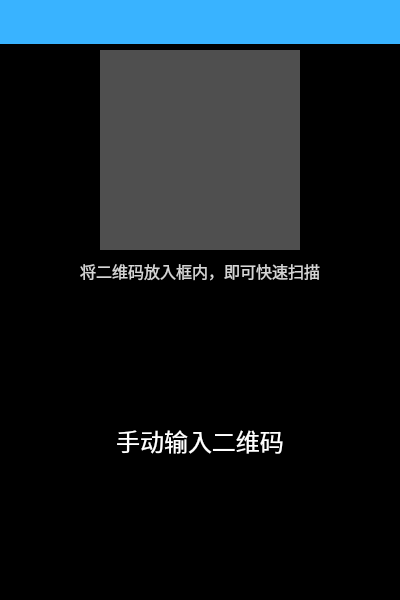
<?xml version="1.0" encoding="UTF-8"?>
<ui version="4.0">
 <class>AssetPage</class>
 <widget class="QWidget" name="AssetPage">
  <property name="geometry">
   <rect>
    <x>0</x>
    <y>0</y>
    <width>400</width>
    <height>600</height>
   </rect>
  </property>
  <property name="windowTitle">
   <string>Form</string>
  </property>
  <property name="styleSheet">
   <string notr="true">background-color: rgb(0, 0, 0);</string>
  </property>
  <layout class="QVBoxLayout" name="verticalLayout">
   <property name="leftMargin">
    <number>0</number>
   </property>
   <property name="topMargin">
    <number>0</number>
   </property>
   <property name="rightMargin">
    <number>0</number>
   </property>
   <item>
    <widget class="TitleBar" name="titleBar" native="true">
     <property name="minimumSize">
      <size>
       <width>0</width>
       <height>44</height>
      </size>
     </property>
     <property name="maximumSize">
      <size>
       <width>16777215</width>
       <height>50</height>
      </size>
     </property>
     <property name="styleSheet">
      <string notr="true">background-color: rgb(57, 179, 255);</string>
     </property>
    </widget>
   </item>
   <item>
    <layout class="QHBoxLayout" name="horizontalLayout">
     <item>
      <spacer name="horizontalSpacer">
       <property name="orientation">
        <enum>Qt::Horizontal</enum>
       </property>
       <property name="sizeHint" stdset="0">
        <size>
         <width>40</width>
         <height>20</height>
        </size>
       </property>
      </spacer>
     </item>
     <item>
      <widget class="QLabel" name="camera">
       <property name="minimumSize">
        <size>
         <width>200</width>
         <height>200</height>
        </size>
       </property>
       <property name="maximumSize">
        <size>
         <width>200</width>
         <height>16777215</height>
        </size>
       </property>
       <property name="styleSheet">
        <string notr="true">background-color: rgb(79, 79, 79);</string>
       </property>
       <property name="text">
        <string/>
       </property>
      </widget>
     </item>
     <item>
      <spacer name="horizontalSpacer_2">
       <property name="orientation">
        <enum>Qt::Horizontal</enum>
       </property>
       <property name="sizeHint" stdset="0">
        <size>
         <width>40</width>
         <height>20</height>
        </size>
       </property>
      </spacer>
     </item>
    </layout>
   </item>
   <item>
    <widget class="QLabel" name="label">
     <property name="minimumSize">
      <size>
       <width>0</width>
       <height>30</height>
      </size>
     </property>
     <property name="font">
      <font>
       <family>华文宋体</family>
       <pointsize>12</pointsize>
      </font>
     </property>
     <property name="styleSheet">
      <string notr="true">color: rgb(214, 214, 214);</string>
     </property>
     <property name="text">
      <string>将二维码放入框内，即可快速扫描</string>
     </property>
     <property name="alignment">
      <set>Qt::AlignCenter</set>
     </property>
    </widget>
   </item>
   <item>
    <spacer name="verticalSpacer">
     <property name="orientation">
      <enum>Qt::Vertical</enum>
     </property>
     <property name="sizeHint" stdset="0">
      <size>
       <width>20</width>
       <height>129</height>
      </size>
     </property>
    </spacer>
   </item>
   <item>
    <layout class="QHBoxLayout" name="horizontalLayout_2">
     <item>
      <spacer name="horizontalSpacer_3">
       <property name="orientation">
        <enum>Qt::Horizontal</enum>
       </property>
       <property name="sizeHint" stdset="0">
        <size>
         <width>40</width>
         <height>20</height>
        </size>
       </property>
      </spacer>
     </item>
     <item>
      <widget class="QPushButton" name="btnInputQc">
       <property name="minimumSize">
        <size>
         <width>0</width>
         <height>50</height>
        </size>
       </property>
       <property name="font">
        <font>
         <family>宋体</family>
         <pointsize>18</pointsize>
        </font>
       </property>
       <property name="styleSheet">
        <string notr="true">QPushButton{
    border: 0px;
	background-color: rgb(0, 0, 0);
	color: white;                        
}</string>
       </property>
       <property name="text">
        <string>手动输入二维码</string>
       </property>
      </widget>
     </item>
     <item>
      <spacer name="horizontalSpacer_4">
       <property name="orientation">
        <enum>Qt::Horizontal</enum>
       </property>
       <property name="sizeHint" stdset="0">
        <size>
         <width>40</width>
         <height>20</height>
        </size>
       </property>
      </spacer>
     </item>
    </layout>
   </item>
   <item>
    <spacer name="verticalSpacer_2">
     <property name="orientation">
      <enum>Qt::Vertical</enum>
     </property>
     <property name="sizeHint" stdset="0">
      <size>
       <width>20</width>
       <height>128</height>
      </size>
     </property>
    </spacer>
   </item>
  </layout>
 </widget>
 <customwidgets>
  <customwidget>
   <class>TitleBar</class>
   <extends>QWidget</extends>
   <header>widgets/TitleBar.h</header>
   <container>1</container>
  </customwidget>
 </customwidgets>
 <resources/>
 <connections/>
</ui>
